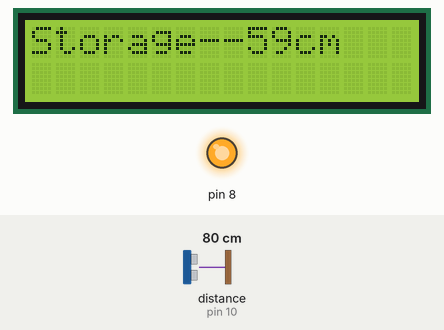
This sketch was run on a simulated Arduino Uno, built with avr-gcc and run on an emulated ATmega328P. On the bench: 16×2 character LCD, output pins drawn as LEDs (lit = HIGH). Wiring (inferred from the names in the program): ultrasonic range finder: trigger pin 9; echo pin 10. The test bench sets the inputs (shaded band); at power-on: distance to the obstacle (sensor on pin 10) 80 cm. The echo pulse lasts 58.3 µs per cm; pins used as bus, display or sensor lines are not drawn; what the sketch prints to the serial monitor is not drawn.

Above: at 1.2 s.
1.3 s: distance to the obstacle (sensor on pin 10) set to 2 cm
At 2.0 s:
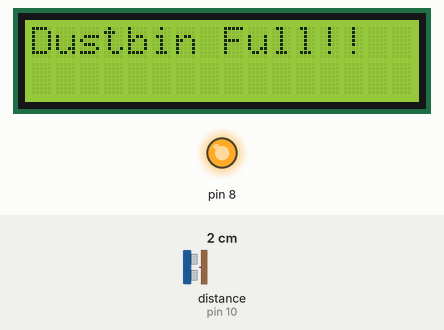
3.0 s: distance to the obstacle (sensor on pin 10) set to 9 cm
At 4.3 s:
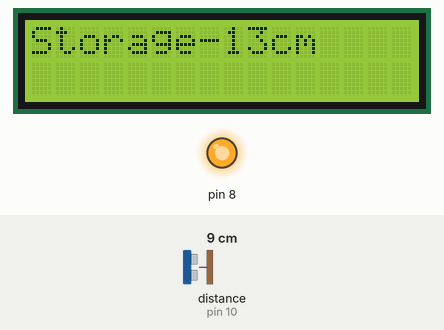
4.8 s: distance to the obstacle (sensor on pin 10) set to 120 cm
At 5.6 s:
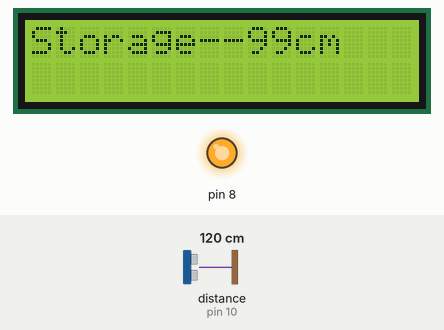
7.8 s: distance to the obstacle (sensor on pin 10) set to 4 cm
At 9.1 s:
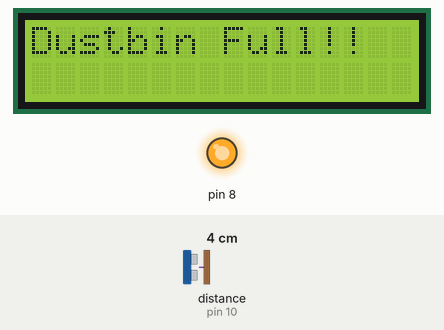
Timing chart, 0 to 10.8 s (numbered marks = the images above; inputs shaded):
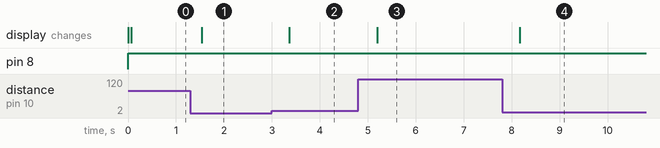

The sketch:

dustbin.ino
```cpp
#include <LiquidCrystal.h>
LiquidCrystal lcd(12, 11, 5, 4, 3, 2);
const int trig=9;
const int echo=10;
void setup()
{ Serial.begin(9600);
  pinMode(trig,OUTPUT);
  pinMode(echo,INPUT);
  pinMode(11,OUTPUT);
  pinMode(8,OUTPUT);
}
void loop() {
  digitalWrite(trig,HIGH);
 digitalWrite(8,HIGH);
delayMicroseconds(10);
digitalWrite(trig,LOW);
delayMicroseconds(10);
long x=pulseIn(echo,HIGH);
int d=x/29/2;
int i,y;
Serial.println(d);
if(d<=5)
{lcd.begin(16, 2);
  lcd.print("Dustbin Full!!");
  delay(300);
 }
 else
 {i=21-d;
 //y=(i/21)*100;
 lcd.begin(16, 2);
   lcd.print("Storage-");
   lcd.print(i);
   lcd.print("cm");


   delay(300);
 }
}
```

Measured:
- after the input at 1.3 s, the display: changes after 0.24 s (image 1)
- after the input at 3.0 s, the display: changes after 0.37 s (image 2)
- after the input at 4.8 s, the display: changes after 0.40 s (image 3)
- after the input at 7.8 s, the display: changes after 0.37 s (image 4)
